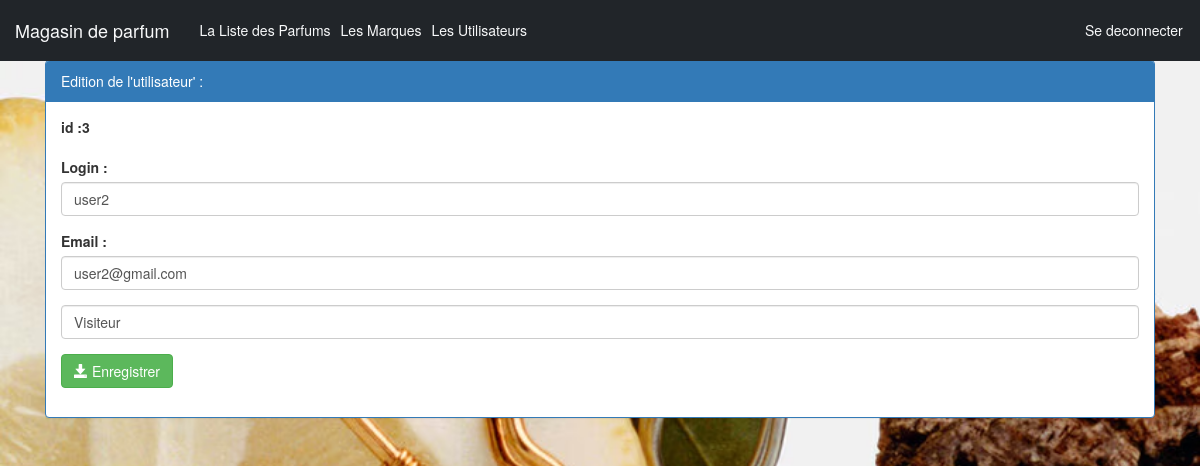
The page /pages/editerUtilisateur.php?idUser=3 (signed in) on the database its author committed.
### tables this page shows
create table utilisateur(
    iduser int(4) auto_increment primary key,
    login varchar(50),
    email varchar(255),
    role varchar(50),    
    etat int(1),         
    pwd varchar(255)
);

### pages/editerUtilisateur.php (the view, shortened to what this page needs)
<?php
require_once('connexiondb.php');
$idUser = isset($_GET['idUser']) ? $_GET['idUser'] : 0;
$requeteUser = "select * from utilisateur where idUser=$idUser";
$resultatUser = $pdo->query($requeteUser);
$user = $resultatUser->fetch();
$login = $user['login'];
$email = $user['email'];
$role = strtoupper($user['role']);
?>
    <HTML>
    <head>
        <link rel="stylesheet" type="text/css" href="../css/bootstrap.min.css">
        <link rel="stylesheet" type="text/css" href="../css/monstyle.css">
        <link rel="stylesheet" href="https://maxcdn.bootstrapcdn.com/bootstrap/3.4.1/css/bootstrap.min.css">
    </head>
    <body>
        <?php include("menu.php"); ?>
        <div class="container">
            <div class="panel panel-primary margetop">
                <div class="panel-heading">Edition de l'utilisateur' :</div>
                <div class="panel-body">
                    <form method="post" action="updateUtilisateur.php" class="form">
                        <div class="form-group">
                            <label for="idUser">id :<?php echo $idUser ?></label>
                        </div>
                        <div class="form-group">
                            <label for="login">Login :</label>
                            <input type="text" name="login" placeholder="login" class="form-control" value="<?php echo $login ?>" />
                        </div>
                        <div class="form-group">
                            <label for="email">Email :</label>
                            <input type="text" name="email" placeholder="email" class="form-control" value="<?php echo $email ?>" />
                        </div>
                        <div class="form-group">
                            <select name="role" class="form-control">
                                <option value="VISITEUR" <?php if ($role == "VISITEUR") echo "selected" ?>> Visiteur</option>
                            </select>
                        </div>
                        <button type="submit" class="btn btn-success">
                            <span class="glyphicon glyphicon-save"></span>
                            Enregistrer
                        </button>
                    </form>
                </div>
            </div>
        </div>
    </body>
    </HTML>

### css/monstyle.css (style rules this page uses)
.margetop { margin-top: 60px; }

### pages/editerUtilisateur.php (style rules this page uses)
body { background-image: url('../images/pi3.avif'); background-size: cover; background-position: center; }

### rows shown on the page
utilisateur: login "user2", email "user2@gmail.com", role "Visiteur"

### other values the page prints
$idUser "3"
